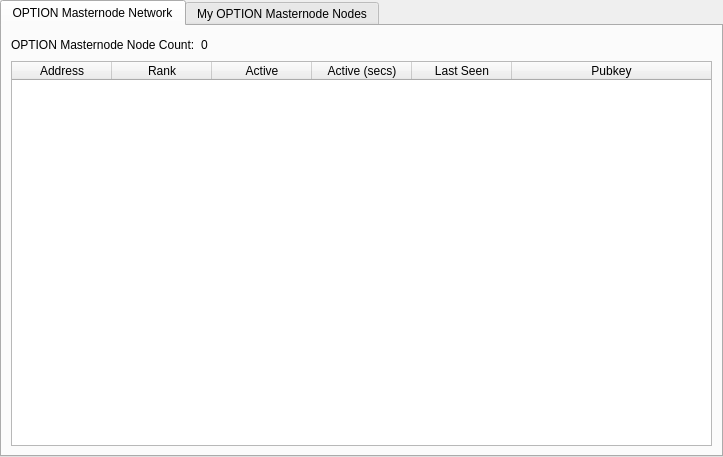
<?xml version="1.0" encoding="UTF-8"?>
<ui version="4.0">
 <class>MasternodeManager</class>
 <widget class="QWidget" name="MasternodeManager">
  <property name="geometry">
   <rect>
    <x>0</x>
    <y>0</y>
    <width>723</width>
    <height>457</height>
   </rect>
  </property>
  <property name="windowTitle">
   <string>Form</string>
  </property>
  <layout class="QVBoxLayout" name="topLayout">
   <property name="leftMargin">
    <number>0</number>
   </property>
   <property name="topMargin">
    <number>0</number>
   </property>
   <property name="rightMargin">
    <number>0</number>
   </property>
   <property name="bottomMargin">
    <number>0</number>
   </property>
   <item>
    <layout class="QVBoxLayout" name="verticalLayout">
     <property name="bottomMargin">
      <number>0</number>
     </property>
     <item>
      <widget class="QTabWidget" name="tabWidget">
       <property name="currentIndex">
        <number>0</number>
       </property>
       <widget class="QWidget" name="tab">
        <attribute name="title">
         <string>OPTION Masternode Network</string>
        </attribute>
        <layout class="QGridLayout" name="gridLayout">
         <item row="1" column="0">
          <widget class="QTableWidget" name="tableWidget">
           <property name="editTriggers">
            <set>QAbstractItemView::NoEditTriggers</set>
           </property>
           <property name="alternatingRowColors">
            <bool>true</bool>
           </property>
           <property name="selectionBehavior">
            <enum>QAbstractItemView::SelectRows</enum>
           </property>
           <attribute name="horizontalHeaderStretchLastSection">
            <bool>true</bool>
           </attribute>
           <column>
            <property name="text">
             <string>Address</string>
            </property>
           </column>
           <column>
            <property name="text">
             <string>Rank</string>
            </property>
           </column>
           <column>
            <property name="text">
             <string>Active</string>
            </property>
           </column>
           <column>
            <property name="text">
             <string>Active (secs)</string>
            </property>
           </column>
           <column>
            <property name="text">
             <string>Last Seen</string>
            </property>
           </column>
           <column>
            <property name="text">
             <string>Pubkey</string>
            </property>
           </column>
          </widget>
         </item>
         <item row="0" column="0">
          <layout class="QHBoxLayout" name="horizontalLayout_3">
           <property name="bottomMargin">
            <number>0</number>
           </property>
           <item>
            <widget class="QLabel" name="label_2">
             <property name="text">
              <string>OPTION Masternode Node Count:</string>
             </property>
            </widget>
           </item>
           <item>
            <widget class="QLabel" name="countLabel">
             <property name="text">
              <string>0</string>
             </property>
            </widget>
           </item>
           <item>
            <spacer name="horizontalSpacer_3">
             <property name="orientation">
              <enum>Qt::Horizontal</enum>
             </property>
             <property name="sizeHint" stdset="0">
              <size>
               <width>40</width>
               <height>20</height>
              </size>
             </property>
            </spacer>
           </item>
          </layout>
         </item>
        </layout>
       </widget>
       <widget class="QWidget" name="tab_2">
        <attribute name="title">
         <string>My OPTION Masternode Nodes</string>
        </attribute>
        <layout class="QGridLayout" name="gridLayout_2">
         <item row="0" column="0">
          <layout class="QVBoxLayout" name="verticalLayout_2">
           <property name="bottomMargin">
            <number>0</number>
           </property>
           <item>
            <layout class="QHBoxLayout" name="horizontalLayout">
             <item>
              <widget class="QPushButton" name="createButton">
               <property name="text">
                <string>&amp;Create...</string>
               </property>
              </widget>
             </item>
             <item>
              <widget class="QPushButton" name="copyAddressButton">
               <property name="text">
                <string>Copy &amp;Address</string>
               </property>
              </widget>
             </item>
             <item>
              <spacer name="horizontalSpacer">
               <property name="orientation">
                <enum>Qt::Horizontal</enum>
               </property>
               <property name="sizeHint" stdset="0">
                <size>
                 <width>40</width>
                 <height>20</height>
                </size>
               </property>
              </spacer>
             </item>
            </layout>
           </item>
           <item>
            <widget class="QTableWidget" name="tableWidget_2">
             <property name="editTriggers">
              <set>QAbstractItemView::NoEditTriggers</set>
             </property>
             <property name="alternatingRowColors">
              <bool>true</bool>
             </property>
             <property name="selectionMode">
              <enum>QAbstractItemView::SingleSelection</enum>
             </property>
             <property name="selectionBehavior">
              <enum>QAbstractItemView::SelectRows</enum>
             </property>
             <attribute name="horizontalHeaderStretchLastSection">
              <bool>true</bool>
             </attribute>
             <column>
              <property name="text">
               <string>Alias</string>
              </property>
             </column>
             <column>
              <property name="text">
               <string>IP/Onion</string>
              </property>
             </column>
             <column>
              <property name="text">
               <string>Status</string>
              </property>
             </column>
             <column>
              <property name="text">
               <string>Collateral Address</string>
              </property>
             </column>
            </widget>
           </item>
           <item>
            <layout class="QHBoxLayout" name="horizontalLayout_2">
             <property name="bottomMargin">
              <number>0</number>
             </property>
             <item>
              <widget class="QPushButton" name="editButton">
               <property name="text">
                <string>&amp;Edit</string>
               </property>
              </widget>
             </item>
             <item>
              <widget class="QPushButton" name="getConfigButton">
               <property name="text">
                <string>&amp;Get Config</string>
               </property>
              </widget>
             </item>
             <item>
              <widget class="QPushButton" name="removeButton">
               <property name="text">
                <string>&amp;Remove</string>
               </property>
              </widget>
             </item>
             <item>
              <spacer name="horizontalSpacer_2">
               <property name="orientation">
                <enum>Qt::Horizontal</enum>
               </property>
               <property name="sizeHint" stdset="0">
                <size>
                 <width>40</width>
                 <height>20</height>
                </size>
               </property>
              </spacer>
             </item>
            </layout>
           </item>
           <item>
            <layout class="QHBoxLayout" name="horizontalLayout_4">
             <property name="bottomMargin">
              <number>0</number>
             </property>
             <item>
              <widget class="QPushButton" name="startButton">
               <property name="text">
                <string>&amp;Start</string>
               </property>
              </widget>
             </item>
             <item>
              <widget class="QPushButton" name="stopButton">
               <property name="text">
                <string>Sto&amp;p</string>
               </property>
              </widget>
             </item>
             <item>
              <spacer name="horizontalSpacer_4">
               <property name="orientation">
                <enum>Qt::Horizontal</enum>
               </property>
               <property name="sizeHint" stdset="0">
                <size>
                 <width>40</width>
                 <height>20</height>
                </size>
               </property>
              </spacer>
             </item>
            </layout>
           </item>
           <item>
            <layout class="QHBoxLayout" name="horizontalLayout_5">
             <property name="bottomMargin">
              <number>0</number>
             </property>
             <item>
              <widget class="QPushButton" name="startAllButton">
               <property name="text">
                <string>S&amp;tart All</string>
               </property>
              </widget>
             </item>
             <item>
              <widget class="QPushButton" name="stopAllButton">
               <property name="text">
                <string>St&amp;op All</string>
               </property>
              </widget>
             </item>
             <item>
              <spacer name="horizontalSpacer_5">
               <property name="orientation">
                <enum>Qt::Horizontal</enum>
               </property>
               <property name="sizeHint" stdset="0">
                <size>
                 <width>40</width>
                 <height>20</height>
                </size>
               </property>
              </spacer>
             </item>
            </layout>
           </item>
          </layout>
         </item>
        </layout>
       </widget>
      </widget>
     </item>
    </layout>
   </item>
  </layout>
 </widget>
 <resources/>
 <connections/>
</ui>
